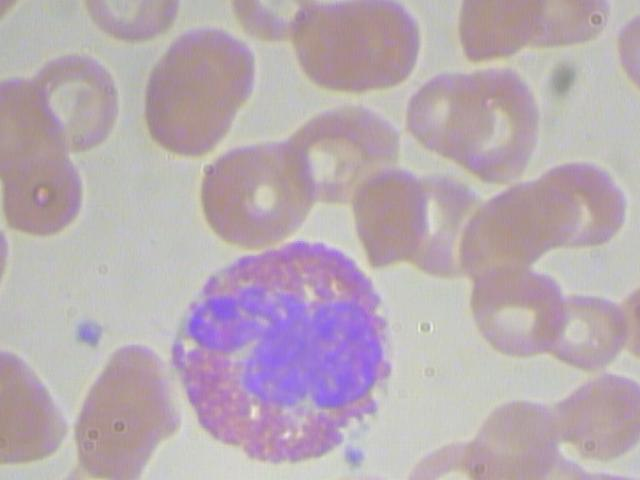
#> input picture src/data_processing/datasets/dataset_1/raw/blood_cells/BloodImage_00187.jpg, 640 x 480 px; its folder holds only this picture in this run
$ python data_process.py
#> lines starting #> are read from the running program, lines starting #| are printed output that depends on the picture
import os
import cv2


base_input_folder = 'datasets/dataset_1/raw/'  # Base folder containing subfolders with images
base_output_folder = 'datasets/dataset_1/processed/'  # Base folder to store processed images

# Define target size for resizing
target_size = (256, 256)

# Iterate through subfolders in the base input folder
for folder_name in os.listdir(base_input_folder):
    folder_path = os.path.join(base_input_folder, folder_name)

    # Check if it's a directory and not a file
    if os.path.isdir(folder_path):
        input_folder = folder_path
        output_folder = os.path.join(base_output_folder, f"{folder_name}_processed")

        # Create the output folder if it doesn't exist
        if not os.path.exists(output_folder):
            os.makedirs(output_folder)

        print(f"Processing images in: {input_folder}")

        # Process each image in the current subfolder
        for filename in os.listdir(input_folder):
            # Process only image files with the following extensions
            if filename.lower().endswith(('.png', '.jpg', '.jpeg')):
                image_path = os.path.join(input_folder, filename)
                try:
                    image = cv2.imread(image_path)
#> image is the input picture: shape (480, 640, 3); mean B, G, R 177.8, 170.1, 183.6

                    # Check if the image was loaded successfully
                    if image is None:
                        print(f"Error: Could not read image at {image_path}")
                        continue  # Skip to the next image

                    # Resize the image
                    resized_image = cv2.resize(image, target_size)
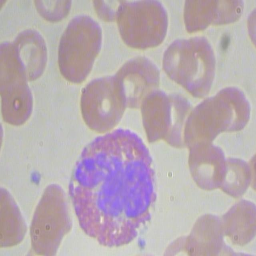
#> resized_image: shape (256, 256, 3); mean B, G, R 177.7, 170, 183.5

                    # Convert to grayscale
                    gray_image = cv2.cvtColor(resized_image, cv2.COLOR_BGR2GRAY)
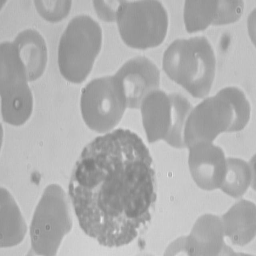
#> gray_image: shape (256, 256); min 122, max 231, mean 175

                    # Apply Gaussian blur for noise reduction
                    denoised_image = cv2.GaussianBlur(gray_image, (5, 5), 0)

                    # Save the processed image in the output folder
                    output_path = os.path.join(output_folder, filename)
                    cv2.imwrite(output_path, denoised_image)

                    print(f"Processed and saved: {output_path}")

                except Exception as e:
                    print(f"Error processing {image_path}: {e}")
                    continue

$ run again, on src/data_processing/datasets/dataset_1/raw/blood_cells/BloodImage_00190.jpg
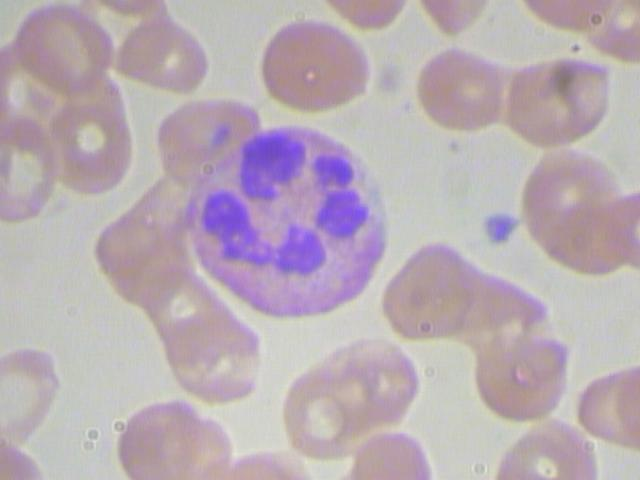
#> input picture src/data_processing/datasets/dataset_1/raw/blood_cells/BloodImage_00190.jpg, 640 x 480 px
#> image is the input picture: shape (480, 640, 3); mean B, G, R 180.2, 172.4, 185.1
#> `resized_image = cv2.resize(image, target_size)`:
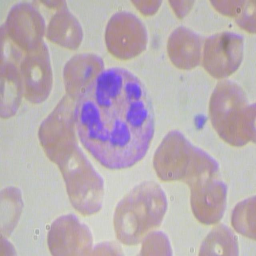
#> resized_image: shape (256, 256, 3); mean B, G, R 180.1, 172.2, 185
#> `gray_image = cv2.cvtColor(resized_image, cv2.COLOR_BGR2GRAY)`:
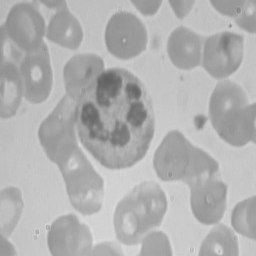
#> gray_image: shape (256, 256); min 97, max 225, mean 177

$ run again, on src/data_processing/datasets/dataset_1/raw/blood_cells/BloodImage_00209.jpg
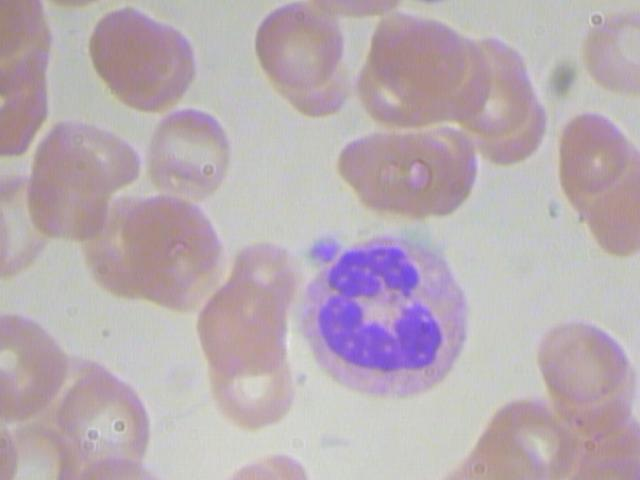
#> input picture src/data_processing/datasets/dataset_1/raw/blood_cells/BloodImage_00209.jpg, 640 x 480 px
#> image is the input picture: shape (480, 640, 3); mean B, G, R 178.3, 171.8, 184.5
#> `resized_image = cv2.resize(image, target_size)`:
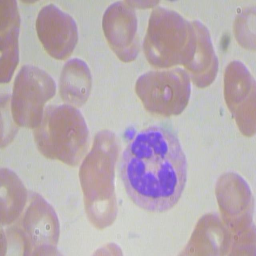
#> resized_image: shape (256, 256, 3); mean B, G, R 178.2, 171.7, 184.4
#> `gray_image = cv2.cvtColor(resized_image, cv2.COLOR_BGR2GRAY)`:
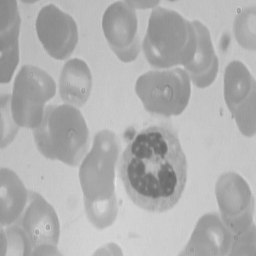
#> gray_image: shape (256, 256); min 102, max 228, mean 176.2
